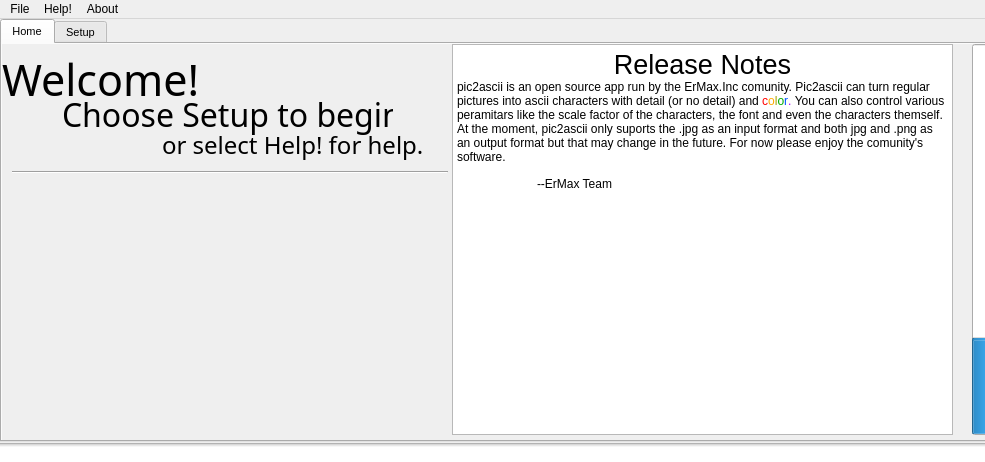
<?xml version="1.0" encoding="UTF-8"?>
<ui version="4.0">
 <class>MainWindow</class>
 <widget class="QMainWindow" name="MainWindow">
  <property name="windowModality">
   <enum>Qt::NonModal</enum>
  </property>
  <property name="enabled">
   <bool>true</bool>
  </property>
  <property name="geometry">
   <rect>
    <x>0</x>
    <y>0</y>
    <width>985</width>
    <height>462</height>
   </rect>
  </property>
  <property name="sizePolicy">
   <sizepolicy hsizetype="Preferred" vsizetype="Preferred">
    <horstretch>0</horstretch>
    <verstretch>0</verstretch>
   </sizepolicy>
  </property>
  <property name="minimumSize">
   <size>
    <width>985</width>
    <height>462</height>
   </size>
  </property>
  <property name="maximumSize">
   <size>
    <width>985</width>
    <height>462</height>
   </size>
  </property>
  <property name="cursor">
   <cursorShape>ArrowCursor</cursorShape>
  </property>
  <property name="mouseTracking">
   <bool>false</bool>
  </property>
  <property name="windowTitle">
   <string>ErMax.Inc-Pic2Ascii</string>
  </property>
  <property name="windowIcon">
   <iconset>
    <normaloff>Untitled.png</normaloff>Untitled.png</iconset>
  </property>
  <property name="windowOpacity">
   <double>1.000000000000000</double>
  </property>
  <property name="iconSize">
   <size>
    <width>24</width>
    <height>24</height>
   </size>
  </property>
  <property name="toolButtonStyle">
   <enum>Qt::ToolButtonIconOnly</enum>
  </property>
  <property name="animated">
   <bool>false</bool>
  </property>
  <property name="tabShape">
   <enum>QTabWidget::Rounded</enum>
  </property>
  <property name="dockNestingEnabled">
   <bool>false</bool>
  </property>
  <widget class="QWidget" name="widgetMain">
   <widget class="QTabWidget" name="tabWidget">
    <property name="enabled">
     <bool>true</bool>
    </property>
    <property name="geometry">
     <rect>
      <x>0</x>
      <y>0</y>
      <width>987</width>
      <height>423</height>
     </rect>
    </property>
    <property name="sizeIncrement">
     <size>
      <width>0</width>
      <height>0</height>
     </size>
    </property>
    <property name="font">
     <font>
      <family>Arial</family>
      <pointsize>8</pointsize>
      <weight>50</weight>
      <bold>false</bold>
      <stylestrategy>PreferAntialias</stylestrategy>
     </font>
    </property>
    <property name="focusPolicy">
     <enum>Qt::ClickFocus</enum>
    </property>
    <property name="statusTip">
     <string/>
    </property>
    <property name="autoFillBackground">
     <bool>false</bool>
    </property>
    <property name="tabPosition">
     <enum>QTabWidget::North</enum>
    </property>
    <property name="tabShape">
     <enum>QTabWidget::Rounded</enum>
    </property>
    <property name="currentIndex">
     <number>0</number>
    </property>
    <property name="iconSize">
     <size>
      <width>16</width>
      <height>16</height>
     </size>
    </property>
    <property name="elideMode">
     <enum>Qt::ElideNone</enum>
    </property>
    <property name="documentMode">
     <bool>false</bool>
    </property>
    <property name="tabsClosable">
     <bool>false</bool>
    </property>
    <property name="movable">
     <bool>true</bool>
    </property>
    <property name="tabBarAutoHide">
     <bool>false</bool>
    </property>
    <widget class="QWidget" name="tabHome">
     <property name="font">
      <font>
       <family>Arial</family>
       <pointsize>8</pointsize>
       <weight>50</weight>
       <bold>false</bold>
       <stylestrategy>PreferAntialias</stylestrategy>
      </font>
     </property>
     <property name="autoFillBackground">
      <bool>true</bool>
     </property>
     <attribute name="title">
      <string>Home</string>
     </attribute>
     <attribute name="toolTip">
      <string>This is the Home Tab</string>
     </attribute>
     <widget class="QLabel" name="label">
      <property name="geometry">
       <rect>
        <x>0</x>
        <y>0</y>
        <width>211</width>
        <height>71</height>
       </rect>
      </property>
      <property name="font">
       <font>
        <family>Yu Gothic UI Semilight</family>
        <pointsize>32</pointsize>
        <weight>50</weight>
        <bold>false</bold>
        <stylestrategy>PreferAntialias</stylestrategy>
       </font>
      </property>
      <property name="text">
       <string>Welcome!</string>
      </property>
     </widget>
     <widget class="QLabel" name="label_2">
      <property name="geometry">
       <rect>
        <x>60</x>
        <y>50</y>
        <width>331</width>
        <height>41</height>
       </rect>
      </property>
      <property name="font">
       <font>
        <family>Yu Gothic UI Light</family>
        <pointsize>24</pointsize>
        <weight>50</weight>
        <bold>false</bold>
        <stylestrategy>PreferAntialias</stylestrategy>
       </font>
      </property>
      <property name="text">
       <string>Choose Setup to begin,</string>
      </property>
      <property name="openExternalLinks">
       <bool>false</bool>
      </property>
     </widget>
     <widget class="QLabel" name="label_3">
      <property name="geometry">
       <rect>
        <x>160</x>
        <y>80</y>
        <width>261</width>
        <height>41</height>
       </rect>
      </property>
      <property name="font">
       <font>
        <family>Yu Gothic UI Light</family>
        <pointsize>18</pointsize>
        <weight>50</weight>
        <bold>false</bold>
        <stylestrategy>PreferAntialias</stylestrategy>
       </font>
      </property>
      <property name="text">
       <string>or select Help! for help.</string>
      </property>
     </widget>
     <widget class="QTextEdit" name="textEdit">
      <property name="enabled">
       <bool>true</bool>
      </property>
      <property name="geometry">
       <rect>
        <x>450</x>
        <y>0</y>
        <width>501</width>
        <height>391</height>
       </rect>
      </property>
      <property name="font">
       <font>
        <family>Yu Gothic UI</family>
        <pointsize>8</pointsize>
        <weight>50</weight>
        <bold>false</bold>
        <stylestrategy>PreferAntialias</stylestrategy>
       </font>
      </property>
      <property name="cursor" stdset="0">
       <cursorShape>ArrowCursor</cursorShape>
      </property>
      <property name="mouseTracking">
       <bool>false</bool>
      </property>
      <property name="toolTip">
       <string/>
      </property>
      <property name="toolTipDuration">
       <number>-1</number>
      </property>
      <property name="autoFillBackground">
       <bool>false</bool>
      </property>
      <property name="styleSheet">
       <string notr="true"/>
      </property>
      <property name="documentTitle">
       <string/>
      </property>
      <property name="undoRedoEnabled">
       <bool>false</bool>
      </property>
      <property name="readOnly">
       <bool>true</bool>
      </property>
      <property name="html">
       <string>&lt;!DOCTYPE HTML PUBLIC &quot;-//W3C//DTD HTML 4.0//EN&quot; &quot;http://www.w3.org/TR/REC-html40/strict.dtd&quot;&gt;
&lt;html&gt;&lt;head&gt;&lt;meta name=&quot;qrichtext&quot; content=&quot;1&quot; /&gt;&lt;style type=&quot;text/css&quot;&gt;
p, li { white-space: pre-wrap; }
&lt;/style&gt;&lt;/head&gt;&lt;body style=&quot; font-family:'Yu Gothic UI','Arial','Arial'; font-size:8pt; font-weight:400; font-style:normal;&quot;&gt;
&lt;p align=&quot;center&quot; style=&quot; margin-top:0px; margin-bottom:0px; margin-left:0px; margin-right:0px; -qt-block-indent:0; text-indent:0px;&quot;&gt;&lt;span style=&quot; font-family:'MS Shell Dlg 2'; font-size:20pt;&quot;&gt;Release Notes&lt;/span&gt;&lt;/p&gt;
&lt;p style=&quot; margin-top:0px; margin-bottom:0px; margin-left:0px; margin-right:0px; -qt-block-indent:0; text-indent:0px;&quot;&gt;&lt;span style=&quot; font-family:'MS Shell Dlg 2'; font-size:9pt;&quot;&gt;pic2ascii is an open source app run by the ErMax.Inc comunity. Pic2ascii can turn regular pictures into ascii characters with detail (or no detail) and &lt;/span&gt;&lt;span style=&quot; font-family:'MS Shell Dlg 2'; font-size:9pt; color:#ff0000;&quot;&gt;c&lt;/span&gt;&lt;span style=&quot; font-family:'MS Shell Dlg 2'; font-size:9pt; color:#ffaa00;&quot;&gt;o&lt;/span&gt;&lt;span style=&quot; font-family:'MS Shell Dlg 2'; font-size:9pt; color:#a2a200;&quot;&gt;l&lt;/span&gt;&lt;span style=&quot; font-family:'MS Shell Dlg 2'; font-size:9pt; color:#00aa00;&quot;&gt;o&lt;/span&gt;&lt;span style=&quot; font-family:'MS Shell Dlg 2'; font-size:9pt; color:#0055ff;&quot;&gt;r&lt;/span&gt;&lt;span style=&quot; font-family:'MS Shell Dlg 2'; font-size:9pt; color:#aa00ff;&quot;&gt;. &lt;/span&gt;&lt;span style=&quot; font-family:'MS Shell Dlg 2'; font-size:9pt; color:#000000;&quot;&gt;You can also control various peramitars like the scale factor of the characters, the font and even the characters themself. At the moment, pic2ascii only suports the .jpg as an input format and both jpg and .png as an output format but that may change in the future. For now please enjoy the comunity's software.&lt;/span&gt;&lt;/p&gt;
&lt;p style=&quot;-qt-paragraph-type:empty; margin-top:0px; margin-bottom:0px; margin-left:0px; margin-right:0px; -qt-block-indent:0; text-indent:0px; font-family:'Yu Gothic UI'; font-size:8.25pt;&quot;&gt;&lt;br /&gt;&lt;/p&gt;
&lt;p style=&quot; margin-top:0px; margin-bottom:0px; margin-left:0px; margin-right:0px; -qt-block-indent:0; text-indent:0px;&quot;&gt;&lt;span style=&quot; font-family:'MS Shell Dlg 2'; font-size:9pt; color:#000000;&quot;&gt;	--ErMax Team&lt;/span&gt;&lt;/p&gt;&lt;/body&gt;&lt;/html&gt;</string>
      </property>
      <property name="acceptRichText">
       <bool>true</bool>
      </property>
     </widget>
     <widget class="QProgressBar" name="progressBar_2">
      <property name="geometry">
       <rect>
        <x>970</x>
        <y>0</y>
        <width>16</width>
        <height>391</height>
       </rect>
      </property>
      <property name="value">
       <number>24</number>
      </property>
      <property name="textVisible">
       <bool>false</bool>
      </property>
      <property name="orientation">
       <enum>Qt::Vertical</enum>
      </property>
      <property name="invertedAppearance">
       <bool>false</bool>
      </property>
      <property name="textDirection">
       <enum>QProgressBar::TopToBottom</enum>
      </property>
     </widget>
     <widget class="Line" name="line_2">
      <property name="geometry">
       <rect>
        <x>10</x>
        <y>120</y>
        <width>436</width>
        <height>16</height>
       </rect>
      </property>
      <property name="orientation">
       <enum>Qt::Horizontal</enum>
      </property>
     </widget>
    </widget>
    <widget class="QWidget" name="tabSetup">
     <property name="autoFillBackground">
      <bool>false</bool>
     </property>
     <attribute name="title">
      <string>Setup</string>
     </attribute>
     <attribute name="toolTip">
      <string>This is where you setup the source and ouput</string>
     </attribute>
     <widget class="QLabel" name="labelinDesk">
      <property name="geometry">
       <rect>
        <x>10</x>
        <y>10</y>
        <width>181</width>
        <height>20</height>
       </rect>
      </property>
      <property name="font">
       <font>
        <family>Arial</family>
        <pointsize>10</pointsize>
        <weight>50</weight>
        <bold>false</bold>
        <stylestrategy>PreferAntialias</stylestrategy>
       </font>
      </property>
      <property name="toolTip">
       <string>Where Your Original Image is Located</string>
      </property>
      <property name="toolTipDuration">
       <number>0</number>
      </property>
      <property name="statusTip">
       <string>Where Your Original Image is Located</string>
      </property>
      <property name="text">
       <string>Input Image/Image Sequence:</string>
      </property>
     </widget>
     <widget class="QLineEdit" name="lineEditInDir">
      <property name="enabled">
       <bool>true</bool>
      </property>
      <property name="geometry">
       <rect>
        <x>260</x>
        <y>10</y>
        <width>481</width>
        <height>20</height>
       </rect>
      </property>
      <property name="font">
       <font>
        <family>Arial</family>
        <pointsize>8</pointsize>
        <weight>50</weight>
        <bold>false</bold>
        <stylestrategy>PreferAntialias</stylestrategy>
        <kerning>true</kerning>
       </font>
      </property>
      <property name="cursor">
       <cursorShape>IBeamCursor</cursorShape>
      </property>
      <property name="mouseTracking">
       <bool>false</bool>
      </property>
      <property name="toolTip">
       <string>Where Your Original Image is Located</string>
      </property>
      <property name="toolTipDuration">
       <number>0</number>
      </property>
      <property name="statusTip">
       <string>Where Your Original Image is Located</string>
      </property>
      <property name="text">
       <string>t</string>
      </property>
      <property name="frame">
       <bool>true</bool>
      </property>
      <property name="readOnly">
       <bool>true</bool>
      </property>
      <property name="clearButtonEnabled">
       <bool>false</bool>
      </property>
     </widget>
     <widget class="QPushButton" name="pushButtonImageIn">
      <property name="geometry">
       <rect>
        <x>750</x>
        <y>10</y>
        <width>211</width>
        <height>23</height>
       </rect>
      </property>
      <property name="toolTip">
       <string>The dir of Where Your Original Image is Located</string>
      </property>
      <property name="toolTipDuration">
       <number>0</number>
      </property>
      <property name="statusTip">
       <string>The dir of Where Your Original Image is Located</string>
      </property>
      <property name="text">
       <string>Browse (Image/Image Sequance)</string>
      </property>
     </widget>
     <widget class="QLabel" name="labelOutDesk">
      <property name="geometry">
       <rect>
        <x>10</x>
        <y>45</y>
        <width>231</width>
        <height>20</height>
       </rect>
      </property>
      <property name="font">
       <font>
        <family>Arial</family>
        <pointsize>10</pointsize>
        <weight>50</weight>
        <bold>false</bold>
        <stylestrategy>PreferAntialias</stylestrategy>
       </font>
      </property>
      <property name="toolTip">
       <string>Where your Output Image is Located</string>
      </property>
      <property name="toolTipDuration">
       <number>0</number>
      </property>
      <property name="statusTip">
       <string>Where your Output Image is Located</string>
      </property>
      <property name="text">
       <string>Output Folder Image/Image Sequence:</string>
      </property>
     </widget>
     <widget class="QLineEdit" name="lineEditOutDir">
      <property name="geometry">
       <rect>
        <x>260</x>
        <y>45</y>
        <width>481</width>
        <height>20</height>
       </rect>
      </property>
      <property name="font">
       <font>
        <family>Arial</family>
        <pointsize>8</pointsize>
        <weight>50</weight>
        <bold>false</bold>
        <stylestrategy>PreferAntialias</stylestrategy>
       </font>
      </property>
      <property name="toolTip">
       <string>Where your Output Image is Located</string>
      </property>
      <property name="toolTipDuration">
       <number>0</number>
      </property>
      <property name="statusTip">
       <string>Where your Output Image is Located</string>
      </property>
      <property name="text">
       <string>t</string>
      </property>
      <property name="readOnly">
       <bool>true</bool>
      </property>
     </widget>
     <widget class="QPushButton" name="pushButtonFolderOut">
      <property name="geometry">
       <rect>
        <x>750</x>
        <y>45</y>
        <width>211</width>
        <height>23</height>
       </rect>
      </property>
      <property name="font">
       <font>
        <family>Arial</family>
        <pointsize>8</pointsize>
        <weight>50</weight>
        <bold>false</bold>
        <stylestrategy>PreferAntialias</stylestrategy>
       </font>
      </property>
      <property name="toolTip">
       <string>The dir of Where your Output Image is Located</string>
      </property>
      <property name="toolTipDuration">
       <number>0</number>
      </property>
      <property name="statusTip">
       <string>The dir of Where your Output Image is Located</string>
      </property>
      <property name="text">
       <string>Browse (Folder)</string>
      </property>
     </widget>
     <widget class="QLabel" name="labelFormatOut">
      <property name="geometry">
       <rect>
        <x>10</x>
        <y>80</y>
        <width>211</width>
        <height>20</height>
       </rect>
      </property>
      <property name="font">
       <font>
        <family>Arial</family>
        <pointsize>10</pointsize>
        <weight>50</weight>
        <bold>false</bold>
        <stylestrategy>PreferAntialias</stylestrategy>
       </font>
      </property>
      <property name="text">
       <string>Output Image Formats (Supported):</string>
      </property>
     </widget>
     <widget class="QComboBox" name="comboBoxFormatOut">
      <property name="geometry">
       <rect>
        <x>230</x>
        <y>80</y>
        <width>111</width>
        <height>22</height>
       </rect>
      </property>
      <item>
       <property name="text">
        <string>PNG (Default)</string>
       </property>
      </item>
      <item>
       <property name="text">
        <string>JPG</string>
       </property>
      </item>
      <item>
       <property name="text">
        <string>TXT (Text File)</string>
       </property>
      </item>
     </widget>
     <widget class="QProgressBar" name="progressBar">
      <property name="geometry">
       <rect>
        <x>10</x>
        <y>360</y>
        <width>961</width>
        <height>21</height>
       </rect>
      </property>
      <property name="font">
       <font>
        <family>Arial</family>
        <pointsize>8</pointsize>
        <weight>50</weight>
        <bold>false</bold>
        <stylestrategy>PreferAntialias</stylestrategy>
       </font>
      </property>
      <property name="styleSheet">
       <string notr="true"/>
      </property>
      <property name="value">
       <number>24</number>
      </property>
      <property name="textVisible">
       <bool>true</bool>
      </property>
      <property name="orientation">
       <enum>Qt::Horizontal</enum>
      </property>
      <property name="textDirection">
       <enum>QProgressBar::TopToBottom</enum>
      </property>
      <property name="format">
       <string>%p% ((var) Pictures)</string>
      </property>
     </widget>
     <widget class="QPushButton" name="stop">
      <property name="geometry">
       <rect>
        <x>10</x>
        <y>310</y>
        <width>111</width>
        <height>31</height>
       </rect>
      </property>
      <property name="text">
       <string>Stop</string>
      </property>
     </widget>
     <widget class="QPushButton" name="start">
      <property name="geometry">
       <rect>
        <x>140</x>
        <y>310</y>
        <width>111</width>
        <height>31</height>
       </rect>
      </property>
      <property name="text">
       <string>Start</string>
      </property>
     </widget>
     <widget class="QComboBox" name="whatToDo">
      <property name="geometry">
       <rect>
        <x>10</x>
        <y>281</y>
        <width>241</width>
        <height>21</height>
       </rect>
      </property>
      <property name="editable">
       <bool>false</bool>
      </property>
      <property name="maxVisibleItems">
       <number>10</number>
      </property>
      <property name="duplicatesEnabled">
       <bool>false</bool>
      </property>
      <property name="frame">
       <bool>true</bool>
      </property>
      <item>
       <property name="text">
        <string>Do Nothing When Finished (Default)</string>
       </property>
      </item>
      <item>
       <property name="text">
        <string>Close Window When Finished</string>
       </property>
      </item>
      <item>
       <property name="text">
        <string>Shutdown PC (Windows only)</string>
       </property>
      </item>
     </widget>
     <widget class="QDial" name="spinDialScaleFactor">
      <property name="geometry">
       <rect>
        <x>665</x>
        <y>205</y>
        <width>156</width>
        <height>106</height>
       </rect>
      </property>
      <property name="font">
       <font>
        <family>Arial</family>
        <pointsize>8</pointsize>
        <weight>50</weight>
        <bold>false</bold>
        <strikeout>false</strikeout>
        <stylestrategy>PreferAntialias</stylestrategy>
       </font>
      </property>
      <property name="cursor">
       <cursorShape>CrossCursor</cursorShape>
      </property>
      <property name="toolTip">
       <string>Dial</string>
      </property>
      <property name="toolTipDuration">
       <number>0</number>
      </property>
      <property name="styleSheet">
       <string notr="true"/>
      </property>
      <property name="maximum">
       <number>100</number>
      </property>
      <property name="pageStep">
       <number>10</number>
      </property>
      <property name="value">
       <number>50</number>
      </property>
      <property name="sliderPosition">
       <number>50</number>
      </property>
      <property name="orientation">
       <enum>Qt::Horizontal</enum>
      </property>
      <property name="invertedAppearance">
       <bool>false</bool>
      </property>
      <property name="notchTarget">
       <double>5.000000000000000</double>
      </property>
      <property name="notchesVisible">
       <bool>false</bool>
      </property>
     </widget>
     <widget class="QLineEdit" name="lineEditSF">
      <property name="geometry">
       <rect>
        <x>840</x>
        <y>250</y>
        <width>51</width>
        <height>26</height>
       </rect>
      </property>
      <property name="font">
       <font>
        <family>Tahoma</family>
        <pointsize>9</pointsize>
        <weight>50</weight>
        <bold>false</bold>
        <stylestrategy>PreferAntialias</stylestrategy>
       </font>
      </property>
      <property name="text">
       <string>0.05</string>
      </property>
      <property name="readOnly">
       <bool>false</bool>
      </property>
     </widget>
     <widget class="QLabel" name="labelSF">
      <property name="geometry">
       <rect>
        <x>685</x>
        <y>310</y>
        <width>231</width>
        <height>41</height>
       </rect>
      </property>
      <property name="font">
       <font>
        <family>Yu Gothic UI Semilight</family>
        <pointsize>13</pointsize>
        <weight>50</weight>
        <bold>false</bold>
        <strikeout>false</strikeout>
        <stylestrategy>PreferAntialias</stylestrategy>
       </font>
      </property>
      <property name="text">
       <string>ASCII Character Scale Factor</string>
      </property>
      <property name="alignment">
       <set>Qt::AlignCenter</set>
      </property>
     </widget>
     <widget class="Line" name="line">
      <property name="geometry">
       <rect>
        <x>5</x>
        <y>100</y>
        <width>971</width>
        <height>20</height>
       </rect>
      </property>
      <property name="orientation">
       <enum>Qt::Horizontal</enum>
      </property>
     </widget>
     <widget class="QLineEdit" name="lineEditFont">
      <property name="geometry">
       <rect>
        <x>670</x>
        <y>160</y>
        <width>186</width>
        <height>20</height>
       </rect>
      </property>
      <property name="toolTip">
       <string>The Font of The Ascii Charaters</string>
      </property>
      <property name="toolTipDuration">
       <number>0</number>
      </property>
      <property name="statusTip">
       <string>The Font of The Ascii Charaters</string>
      </property>
      <property name="text">
       <string/>
      </property>
      <property name="readOnly">
       <bool>true</bool>
      </property>
     </widget>
     <widget class="QPushButton" name="pushButtonFontIn">
      <property name="geometry">
       <rect>
        <x>860</x>
        <y>160</y>
        <width>116</width>
        <height>23</height>
       </rect>
      </property>
      <property name="text">
       <string>Browse Font File (tiff)</string>
      </property>
     </widget>
     <widget class="QLabel" name="Fontlabel">
      <property name="geometry">
       <rect>
        <x>605</x>
        <y>160</y>
        <width>61</width>
        <height>21</height>
       </rect>
      </property>
      <property name="font">
       <font>
        <family>Lucida Handwriting</family>
        <pointsize>14</pointsize>
        <weight>50</weight>
        <italic>false</italic>
        <bold>false</bold>
        <stylestrategy>PreferAntialias</stylestrategy>
       </font>
      </property>
      <property name="toolTip">
       <string>The Font of The Ascii Charaters</string>
      </property>
      <property name="toolTipDuration">
       <number>0</number>
      </property>
      <property name="statusTip">
       <string>The Font of The Ascii Charaters</string>
      </property>
      <property name="text">
       <string>Font:</string>
      </property>
      <property name="alignment">
       <set>Qt::AlignCenter</set>
      </property>
     </widget>
     <widget class="QLineEdit" name="lineEditFrameImage">
      <property name="geometry">
       <rect>
        <x>270</x>
        <y>115</y>
        <width>331</width>
        <height>236</height>
       </rect>
      </property>
      <property name="styleSheet">
       <string notr="true"/>
      </property>
      <property name="frame">
       <bool>true</bool>
      </property>
      <property name="echoMode">
       <enum>QLineEdit::Normal</enum>
      </property>
      <property name="readOnly">
       <bool>true</bool>
      </property>
     </widget>
     <widget class="QLabel" name="labelimage">
      <property name="geometry">
       <rect>
        <x>385</x>
        <y>115</y>
        <width>96</width>
        <height>26</height>
       </rect>
      </property>
      <property name="font">
       <font>
        <family>Arial</family>
        <pointsize>10</pointsize>
        <weight>50</weight>
        <bold>false</bold>
        <stylestrategy>PreferAntialias</stylestrategy>
       </font>
      </property>
      <property name="styleSheet">
       <string notr="true"/>
      </property>
      <property name="text">
       <string>Final Image:</string>
      </property>
      <property name="alignment">
       <set>Qt::AlignCenter</set>
      </property>
     </widget>
     <widget class="QLabel" name="ImageDisplay">
      <property name="geometry">
       <rect>
        <x>275</x>
        <y>145</y>
        <width>321</width>
        <height>201</height>
       </rect>
      </property>
      <property name="toolTip">
       <string>The Final Image</string>
      </property>
      <property name="toolTipDuration">
       <number>0</number>
      </property>
      <property name="text">
       <string/>
      </property>
      <property name="pixmap">
       <pixmap>ErMax Plain.png</pixmap>
      </property>
      <property name="scaledContents">
       <bool>true</bool>
      </property>
     </widget>
     <widget class="QLabel" name="labelAdvanced">
      <property name="geometry">
       <rect>
        <x>665</x>
        <y>115</y>
        <width>261</width>
        <height>41</height>
       </rect>
      </property>
      <property name="font">
       <font>
        <family>Yu Gothic UI Light</family>
        <pointsize>21</pointsize>
        <weight>50</weight>
        <bold>false</bold>
        <stylestrategy>PreferAntialias</stylestrategy>
       </font>
      </property>
      <property name="text">
       <string>Advanced Features:</string>
      </property>
      <property name="alignment">
       <set>Qt::AlignCenter</set>
      </property>
     </widget>
     <widget class="QComboBox" name="comboBoxCompute">
      <property name="geometry">
       <rect>
        <x>15</x>
        <y>130</y>
        <width>166</width>
        <height>21</height>
       </rect>
      </property>
      <property name="currentText">
       <string>Compute Device: CPU</string>
      </property>
      <item>
       <property name="text">
        <string>Compute Device: CPU</string>
       </property>
      </item>
      <item>
       <property name="text">
        <string>Compute Device: GPU (Nvidia)</string>
       </property>
      </item>
      <item>
       <property name="text">
        <string>Compute Device: GPU (AMD)</string>
       </property>
      </item>
     </widget>
     <widget class="QLineEdit" name="lineEdit">
      <property name="geometry">
       <rect>
        <x>665</x>
        <y>195</y>
        <width>266</width>
        <height>156</height>
       </rect>
      </property>
      <property name="font">
       <font>
        <family>Arial</family>
        <pointsize>9</pointsize>
        <weight>50</weight>
        <bold>false</bold>
        <stylestrategy>PreferAntialias</stylestrategy>
       </font>
      </property>
      <property name="toolTip">
       <string>The Scale Factor of The Ascii Charaters</string>
      </property>
      <property name="toolTipDuration">
       <number>0</number>
      </property>
      <property name="statusTip">
       <string>The Scale Factor of The Ascii Charaters</string>
      </property>
      <property name="frame">
       <bool>true</bool>
      </property>
      <property name="readOnly">
       <bool>true</bool>
      </property>
     </widget>
     <widget class="QComboBox" name="comboBoxIdemPerRun">
      <property name="geometry">
       <rect>
        <x>195</x>
        <y>130</y>
        <width>56</width>
        <height>21</height>
       </rect>
      </property>
      <item>
       <property name="text">
        <string>1</string>
       </property>
      </item>
      <item>
       <property name="text">
        <string>2</string>
       </property>
      </item>
      <item>
       <property name="text">
        <string>4</string>
       </property>
      </item>
      <item>
       <property name="text">
        <string>8</string>
       </property>
      </item>
      <item>
       <property name="text">
        <string>16</string>
       </property>
      </item>
     </widget>
     <widget class="QLabel" name="labelNote">
      <property name="geometry">
       <rect>
        <x>360</x>
        <y>72</y>
        <width>371</width>
        <height>31</height>
       </rect>
      </property>
      <property name="font">
       <font>
        <family>Yu Gothic UI Semilight</family>
        <pointsize>14</pointsize>
        <weight>50</weight>
        <bold>false</bold>
        <stylestrategy>PreferAntialias</stylestrategy>
       </font>
      </property>
      <property name="text">
       <string>Note: Only .jpg files are supported for input</string>
      </property>
     </widget>
     <widget class="QRadioButton" name="radioButtonBW">
      <property name="geometry">
       <rect>
        <x>137</x>
        <y>160</y>
        <width>44</width>
        <height>29</height>
       </rect>
      </property>
      <property name="font">
       <font>
        <family>Yu Gothic Medium</family>
        <pointsize>8</pointsize>
        <weight>50</weight>
        <bold>false</bold>
        <stylestrategy>PreferAntialias</stylestrategy>
       </font>
      </property>
      <property name="text">
       <string>B/W</string>
      </property>
     </widget>
     <widget class="QRadioButton" name="radioButtonRGB">
      <property name="geometry">
       <rect>
        <x>187</x>
        <y>166</y>
        <width>81</width>
        <height>18</height>
       </rect>
      </property>
      <property name="font">
       <font>
        <family>Yu Gothic Medium</family>
        <pointsize>8</pointsize>
        <weight>50</weight>
        <bold>false</bold>
        <stylestrategy>PreferAntialias</stylestrategy>
       </font>
      </property>
      <property name="text">
       <string>Color (RGB)</string>
      </property>
      <property name="checked">
       <bool>true</bool>
      </property>
      <property name="autoExclusive">
       <bool>true</bool>
      </property>
     </widget>
     <widget class="QLabel" name="labelColor">
      <property name="geometry">
       <rect>
        <x>11</x>
        <y>162</y>
        <width>112</width>
        <height>23</height>
       </rect>
      </property>
      <property name="font">
       <font>
        <family>Yu Gothic UI Semilight</family>
        <pointsize>12</pointsize>
        <weight>50</weight>
        <bold>false</bold>
        <stylestrategy>PreferAntialias</stylestrategy>
       </font>
      </property>
      <property name="text">
       <string>Image Color:</string>
      </property>
     </widget>
     <zorder>lineEdit</zorder>
     <zorder>labelinDesk</zorder>
     <zorder>lineEditInDir</zorder>
     <zorder>pushButtonImageIn</zorder>
     <zorder>labelOutDesk</zorder>
     <zorder>lineEditOutDir</zorder>
     <zorder>pushButtonFolderOut</zorder>
     <zorder>labelFormatOut</zorder>
     <zorder>comboBoxFormatOut</zorder>
     <zorder>progressBar</zorder>
     <zorder>stop</zorder>
     <zorder>start</zorder>
     <zorder>whatToDo</zorder>
     <zorder>spinDialScaleFactor</zorder>
     <zorder>lineEditSF</zorder>
     <zorder>labelSF</zorder>
     <zorder>line</zorder>
     <zorder>lineEditFont</zorder>
     <zorder>pushButtonFontIn</zorder>
     <zorder>Fontlabel</zorder>
     <zorder>lineEditFrameImage</zorder>
     <zorder>labelimage</zorder>
     <zorder>ImageDisplay</zorder>
     <zorder>labelAdvanced</zorder>
     <zorder>comboBoxCompute</zorder>
     <zorder>comboBoxIdemPerRun</zorder>
     <zorder>labelNote</zorder>
     <zorder>radioButtonBW</zorder>
     <zorder>radioButtonRGB</zorder>
     <zorder>labelColor</zorder>
    </widget>
   </widget>
  </widget>
  <widget class="QMenuBar" name="menubar">
   <property name="geometry">
    <rect>
     <x>0</x>
     <y>0</y>
     <width>985</width>
     <height>21</height>
    </rect>
   </property>
   <widget class="QMenu" name="menuFile">
    <property name="title">
     <string>File</string>
    </property>
    <addaction name="actionExit"/>
   </widget>
   <widget class="QMenu" name="menuHelp">
    <property name="title">
     <string>Help!</string>
    </property>
    <addaction name="actionContact"/>
    <addaction name="actionReport_an_Erorr"/>
    <addaction name="actionRequest_a_Feature"/>
   </widget>
   <widget class="QMenu" name="menuAbout">
    <property name="title">
     <string>About</string>
    </property>
    <addaction name="actionAbout_Pic2Ascii"/>
    <addaction name="actionLicence"/>
   </widget>
   <addaction name="menuFile"/>
   <addaction name="menuHelp"/>
   <addaction name="menuAbout"/>
  </widget>
  <widget class="QStatusBar" name="statusbar">
   <property name="autoFillBackground">
    <bool>false</bool>
   </property>
   <property name="styleSheet">
    <string notr="true">background-color: qlineargradient(spread:pad, x1:0, y1:0, x2:0, y2:0.21, stop:0 rgba(70, 70, 0, 255), stop:0.278409 rgba(106, 106, 106, 255), stop:1 rgba(255, 255, 255, 255));
background-color: qlineargradient(spread:pad, x1:0, y1:0, x2:0, y2:0.21, stop:0 rgba(153, 153, 153, 255), stop:0.278409 rgba(210, 210, 210, 255), stop:1 rgba(255, 255, 255, 255));</string>
   </property>
   <property name="sizeGripEnabled">
    <bool>false</bool>
   </property>
  </widget>
  <action name="actionExit">
   <property name="text">
    <string>Exit</string>
   </property>
   <property name="statusTip">
    <string>This exits the program</string>
   </property>
  </action>
  <action name="actionAbout_Pic2Ascii">
   <property name="text">
    <string>About Pic2Ascii</string>
   </property>
  </action>
  <action name="actionContact">
   <property name="text">
    <string>Contact</string>
   </property>
  </action>
  <action name="actionReport_an_Erorr">
   <property name="text">
    <string>Report an Erorr!</string>
   </property>
  </action>
  <action name="actionRequest_a_Feature">
   <property name="text">
    <string>Request a Feature</string>
   </property>
  </action>
  <action name="actionLicence">
   <property name="text">
    <string>Licence</string>
   </property>
  </action>
 </widget>
 <resources/>
 <connections/>
</ui>
